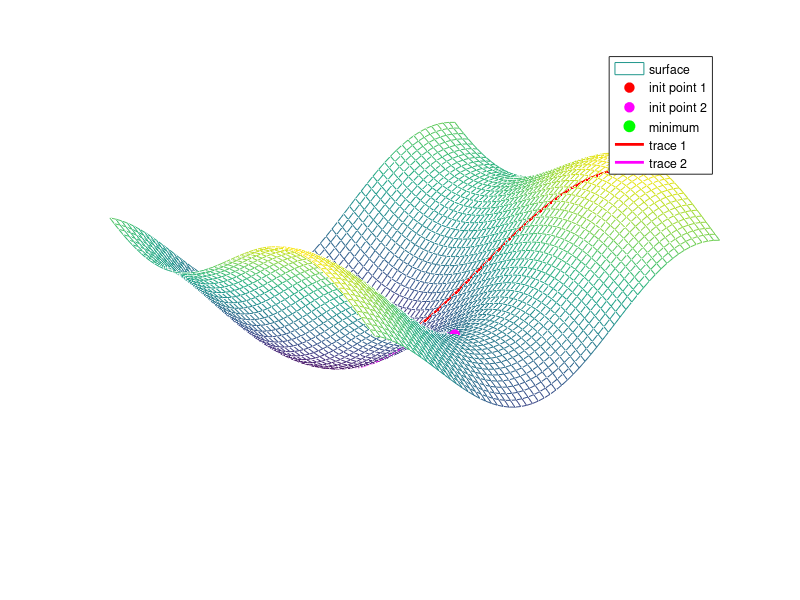

This figure's MATLAB source:
%% 
clear;

% Reproducible random parameter control
random_mode = "load"; % "generate" or "load"
random_param_file = "PEL3D_random_params.mat";
pad = 20;
N = 100;
x_vals = (1 + pad):(N - pad);
y_vals = (1 + pad):(N - pad);
[x, y] = meshgrid(x_vals, y_vals);
grid_size = size(x, 1); % square grid from meshgrid above

if random_mode == "load" && isfile(random_param_file)
    loaded_data = load(random_param_file, "random_params");
    random_params = loaded_data.random_params;
    if ~isfield(random_params, "N")
        error("Saved random parameters are missing field N.");
    end
    if random_params.N ~= N
        error("Saved random parameters use N=%d, but current N=%d.", random_params.N, N);
    end
    if ~isfield(random_params, "grid_size") || random_params.grid_size ~= grid_size
        warning("Saved random parameters are incompatible with current grid; regenerating.");
        random_params.rand_term_1 = rand(grid_size, grid_size);
        random_params.rand_term_2 = rand(grid_size, grid_size);
        random_params.N = N;
        random_params.grid_size = grid_size;
    end
else
    random_params.rand_term_1 = rand(grid_size, grid_size);
    random_params.rand_term_2 = rand(grid_size, grid_size);
    random_params.N = N;
    random_params.grid_size = grid_size;
end

z = ((sin(5*x./N)+1).*(cos(15*y./N)-1) + 10*random_params.rand_term_1)...
    .*((cos(5*y./N)-1).*(sin(15*x./N)+1) + 10*random_params.rand_term_2);

% Save the exact random values used in this run.
save(random_param_file, "random_params");

% z = ((sin(2*x./N)+1).*(cos(2*y./N)-1) + 2*rand(1, N))...
%     .*((cos(2*y./N)-1).*(sin(2*x./N)+1) + 2*rand(1, N));



zz = fft2(z);
zzz = zeros(size(z));
n = 2;
zzz(1:n, 1:n) = zz(1:n, 1:n);
z = ifft2(zzz);

z = real(z);
mesh(x, y, z);
set(gcf, 'Color', 'none');
axis off
hold on;

% Two initial points; minimum point will be computed from the surface
init_pt_1 = [77, 36];
init_pt_2 = [47, 37];

% Find the true minimum point on the current surface z
[min_z, min_idx] = min(z(:));
[min_row, min_col] = ind2sub(size(z), min_idx);
min_pt = [x(min_row, min_col), y(min_row, min_col)];

% Sample z from the current surface so markers/traces stay on the mesh
init_z_1 = interp2(x, y, z, init_pt_1(1), init_pt_1(2), "linear");
init_z_2 = interp2(x, y, z, init_pt_2(1), init_pt_2(2), "linear");

% Mark the three points on the surface
plot3(init_pt_1(1), init_pt_1(2), init_z_1, "ro", ...
    "MarkerFaceColor", "r", "MarkerSize", 7);
plot3(init_pt_2(1), init_pt_2(2), init_z_2, "mo", ...
    "MarkerFaceColor", "m", "MarkerSize", 7);
plot3(min_pt(1), min_pt(2), min_z, "go", ...
    "MarkerFaceColor", "g", "MarkerSize", 8);

% Create two optimization traces on the surface
n_trace = 120;
t = linspace(0, 1, n_trace);

trace1_x = init_pt_1(1) + (min_pt(1) - init_pt_1(1)) * t;
trace1_y = init_pt_1(2) + (min_pt(2) - init_pt_1(2)) * t;
trace1_z = interp2(x, y, z, trace1_x, trace1_y, "linear");

trace2_x = init_pt_2(1) + (min_pt(1) - init_pt_2(1)) * t;
trace2_y = init_pt_2(2) + (min_pt(2) - init_pt_2(2)) * t;
trace2_z = interp2(x, y, z, trace2_x, trace2_y, "linear");

plot3(trace1_x, trace1_y, trace1_z, "r-", "LineWidth", 2.0);
plot3(trace2_x, trace2_y, trace2_z, "m-", "LineWidth", 2.0);

legend("surface", "init point 1", "init point 2", "minimum", ...
    "trace 1", "trace 2", "Location", "best");
hold off;
